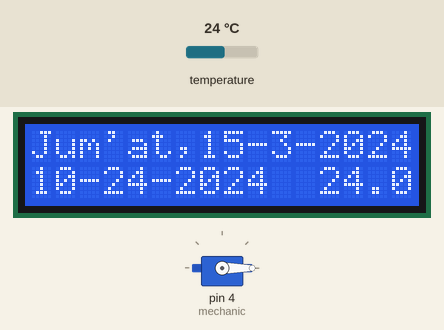
Simulated run of this sketch. Board: Arduino Uno, built with avr-gcc and run on an emulated ATmega328P. Parts: 16×2 character LCD, servo. The test bench sets the inputs (shaded band); at power-on: temperature 24 °C. The local clock reads 2024-03-15 10:24:30 at power-on unless the sketch sets it; what the sketch prints to the serial monitor is not drawn.

Above: at 1.2 s.
1.3 s: temperature set to 12 °C
At 2.2 s:
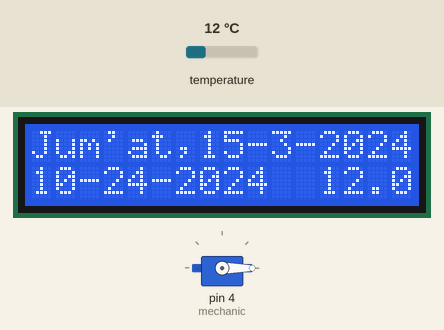
2.8 s: temperature set to 19 °C
At 3.2 s:
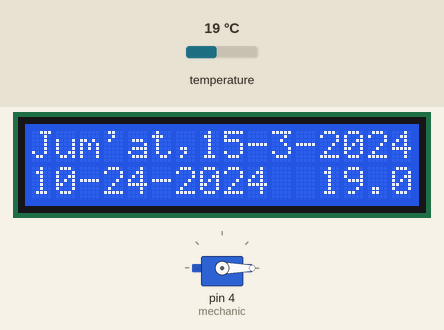
4.3 s: temperature set to 28 °C
At 5.5 s:
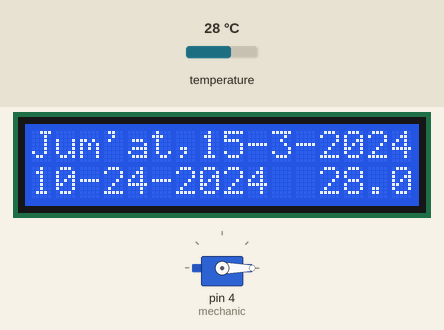
Timing chart, 0 to 7.3 s (numbered marks = the images above; inputs shaded):
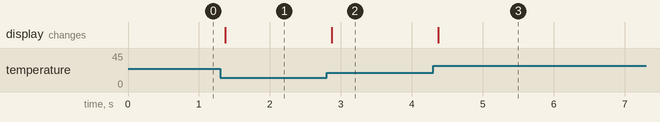

The sketch:

Final-Code.ino
```cpp
// Import lib RTC and configuration
#include "RTClib.h"
RTC_DS3231 rtc;
char daysOfTheWeek[7][12] = {"Ahad", "Senin", "Selasa", "Rabu", "Kamis", "Jum'at", "Sabtu"};
int jam, menit, detik;
int tanggal, bulan, tahun;
String hari;
float suhu;

// Import lib LCD
#include <LiquidCrystal_I2C.h>
LiquidCrystal_I2C lcd(0x27, 16, 2);

// Import lib SERVO
#include <Servo.h>
Servo mechanic;

void setup() {
  Serial.begin(9600);

  //RTC
  if (! rtc.begin()) {
    Serial.println("Couldn't find RTC");
    Serial.flush();
    while (1) delay(10);
  }
  // rtc.adjust(DateTime(F(__DATE__), F(__TIME__)));
  // rtc.adjust(DateTime(2014, 1, 21, 3, 0, 0));

  // LCD
  // lcd.begin();
  // if there is an error, change it lcd.begin(); so the code is below:
  lcd.init();
  lcd.backlight();

  //SERVO pin D4
  mechanic.attach(4);
  mechanic.write(0);
}

void loop() {

  // Settings Time (RTC)
  DateTime now = rtc.now();
  jam     = now.hour();
  menit   = now.minute();
  detik   = now.second();
  tanggal = now.day();
  bulan   = now.month();
  tahun   = now.year();
  hari    = daysOfTheWeek[now.dayOfTheWeek()];
  suhu    = rtc.getTemperature();
  Serial.println(String() + hari + ", " + tanggal + "-" + bulan + "-" + tahun);
  Serial.println(String() + jam + "-" + menit + "-" + tahun);
  Serial.println();

  // LCD
  lcd.setCursor(0, 0);
  lcd.print(String() + hari + "," + tanggal + "-" + bulan + "-" + tahun);
  lcd.print(" ");
  lcd.setCursor(0, 1);
  lcd.print(String() + jam + "-" + menit + "-" + tahun);
  lcd.print("  ");
  lcd.print(suhu);
  lcd.print(" ");

  // Conditioning Feeding
  if ( (jam == 22) && (menit == 45) && (detik == 1) ) {
    feeding(5);
  }
  if ( (jam == 22) && (menit == 46) && (detik == 1) ) {
    feeding(5);
  }

}

void feeding(int jumlah) {
  for (int i = 1; i <= jumlah; i++) {
    mechanic.write(150);
    delay(100);
    mechanic.write(0);
    delay(100);
  }
}
```

Measured:
- after the input at 1.3 s, the display: changes after 0.07 s (image 1)
- after the input at 2.8 s, the display: changes after 0.07 s (image 2)
- after the input at 4.3 s, the display: changes after 0.07 s (image 3)
